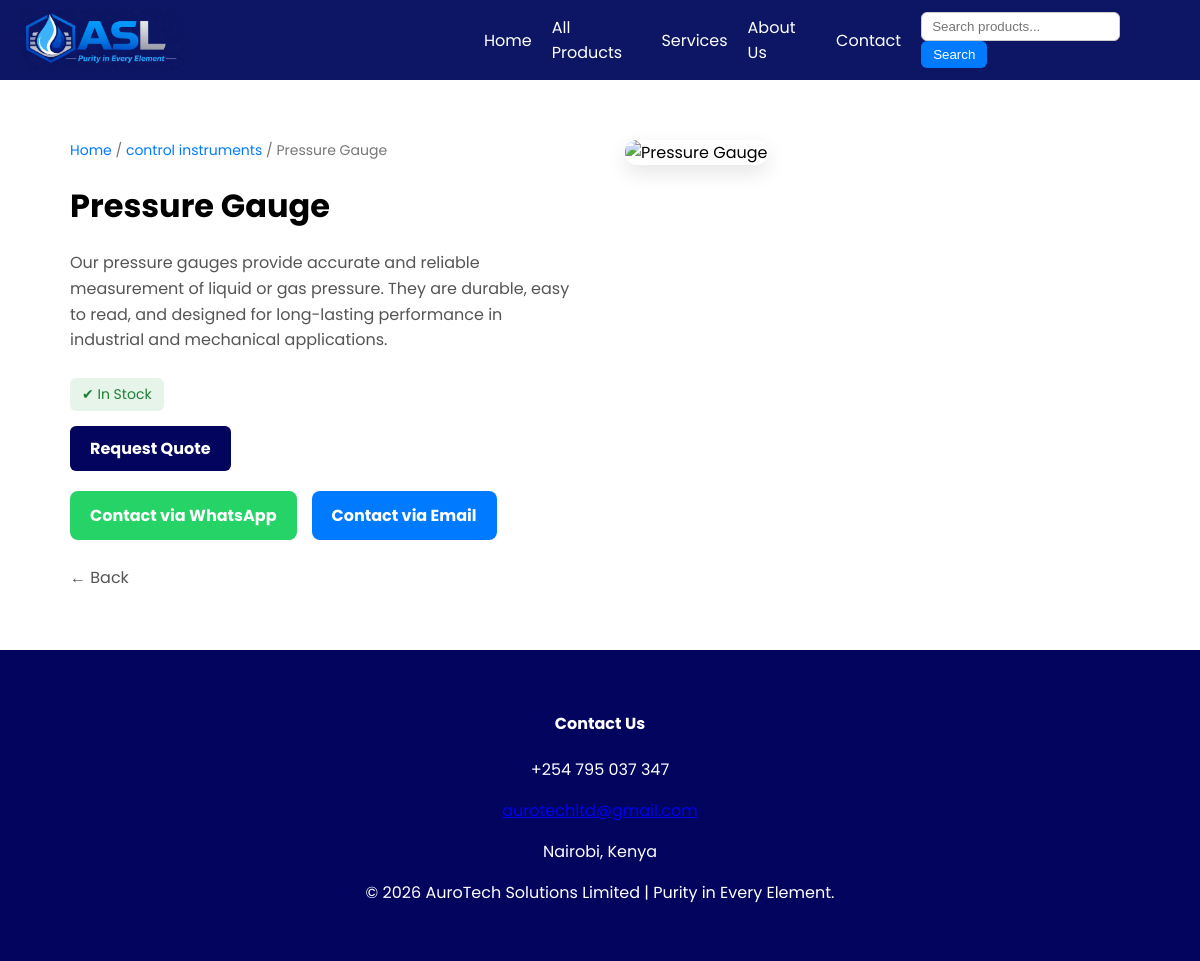
The app's page /products/pressure-gauge/ with its own data.
### aurotech/models.py (models this page shows, shortened)
class Product(models.Model):
    core_product = models.ForeignKey(
        CoreProduct,
        on_delete=models.CASCADE,
        related_name='products'
    )
    name = models.CharField(max_length=200)
    slug = models.SlugField(unique=True)
    description = models.TextField()
    filter_size = models.CharField(max_length=100, blank=True, null=True)
    pore_size = models.CharField(max_length=100, blank=True, null=True)
    diameter = models.CharField(max_length=100, blank=True, null=True)
    price = models.DecimalField(max_digits=10, decimal_places=2, blank=True, null=True)
    image = CloudinaryField('image')
    odoo_id = models.IntegerField(null=True, blank=True, help_text="ID of this product in Odoo")

class CoreProduct(models.Model):
    name = models.CharField(max_length=100)
    slug = models.SlugField(unique=True)

### aurotech/views.py (the view)
# urls.py: path('products/<slug:slug>/', views.product_detail, name='product_detail'),
def product_detail(request, slug):
    product = get_object_or_404(Product, slug=slug)
    return render(request, 'aurotech/product_detail.html', {'product': product})

### aurotech/templates/aurotech/product_detail.html (shortened to what this page needs)
{% extends 'base.html' %}
{% load static %}
{% block content %}
<div class="page-container">
    <div class="product-wrapper">
        <div class="product-details">
            <div class="breadcrumb">
                <a href="/">Home</a> /
                <a href="{% url 'core_product_detail' product.core_product.slug %}">
                    {{ product.core_product.name }}
                </a> /
                {{ product.name }}
            </div>
            <h1>{{ product.name }}</h1>
            <div class="product-description">
                <p>{{ product.description }}</p>
            </div>
            <div class="product-meta">
                <span class="availability">✔ In Stock</span>
            </div>
            <a href="{% url 'request_multi_quote' %}" class="quote-btn">
                Request Quote
            </a>
            <div class="contact-buttons">
                <a href="https://wa.me/254795298917?text=Hello, I am interested in {{ product.name }}"
                   class="btn btn-whatsapp">
                    Contact via WhatsApp
                </a>
                <a href="mailto:aurotechltd@gmail.com?subject=Inquiry about {{ product.name }}"
                   class="btn btn-email">
                    Contact via Email
                </a>
            </div>
            <a href="{% url 'core_product_detail' product.core_product.slug %}" class="btn-back">
                ← Back
            </a>
        </div>
        <div class="product-image">
            {% if product.image %}
                <img src="{{ product.image.url }}" alt="{{ product.name }}">
            {% else %}
                <img src="{% static 'images/products/default.jpg' %}" alt="No image available">
            {% endif %}
        </div>
    </div>
</div>
{% endblock %}

### templates/base.html (style rules this page uses)
* { box-sizing: border-box; }
html, body { max-width: 100%; overflow-x: hidden; }
body { margin: 0; font-family: 'Poppins', sans-serif; overflow-x: hidden; }

### aurotech/templates/aurotech/product_detail.html (style rules this page uses)
.page-container { max-width: 1100px; margin: 60px auto; padding: 0 20px; }
.product-wrapper { display: flex; gap: 50px; align-items: flex-start; }
.product-image { flex: 1; }
.product-image img { width: 100%; border-radius: 12px; box-shadow: 0 8px 20px rgba(0,0,0,0.1); }
.product-details { flex: 1; }
.product-details h1 { margin-bottom: 20px; }
.product-description { margin-bottom: 25px; line-height: 1.6; color: #555; }
.contact-buttons { display: flex; gap: 15px; flex-wrap: wrap; margin-top: 20px; }
.btn { padding: 12px 20px; border-radius: 8px; text-decoration: none; font-weight: bold; transition: 0.3s ease; display: inline-block; }
.btn-whatsapp { background: #25D366; color: white; }
.btn-email { background: #007bff; color: white; }
.btn-back { margin-top: 25px; display: inline-block; text-decoration: none; color: #555; }
.breadcrumb { font-size: 14px; margin-bottom: 15px; color: #777; }
.breadcrumb a { text-decoration: none; color: #007bff; }
.availability { background: #e6f4ea; color: #1e7e34; padding: 6px 12px; border-radius: 6px; font-size: 14px; display: inline-block; margin-bottom: 15px; }
.quote-btn { display: inline-block; background-color: #03045E; color: white; padding: 10px 20px; text-decoration: none; border-radius: 6px; font-weight: bold; transition: background 0.3s ease, transform 0.2s ease; }

### records on screen
Product: core_product.name "control instruments", name "Pressure Gauge", description "Our pressure gauges provide accurate and reliable measurement of liquid or gas pressure. They are durable, easy to read, and designed for long-lasting performance in industrial and mechanical applications."
